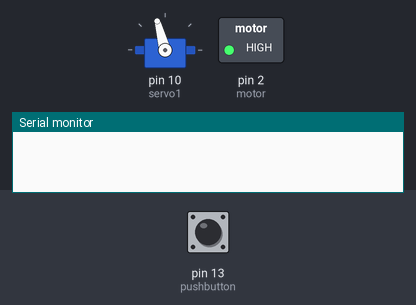
The sketch below on a simulated Arduino Uno, built with avr-gcc and run on an emulated ATmega328P. On the bench: servo, switched loads named in the sketch (green lamp = pin HIGH), the last lines printed to the serial monitor. The test bench sets the inputs (shaded band); at power-on: pin 13 (pushbutton) LOW.

Above: at 1.2 s.
1.3 s: pin 13 (pushbutton) pulled HIGH for 1 s
At 3.2 s:
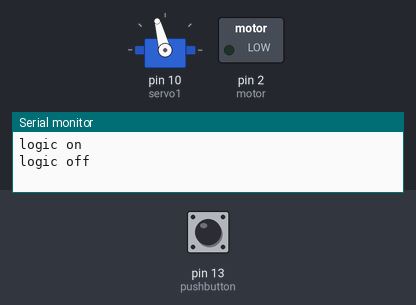
5.3 s: pin 13 (pushbutton) pulled HIGH for 3.2 s
At 9.8 s:
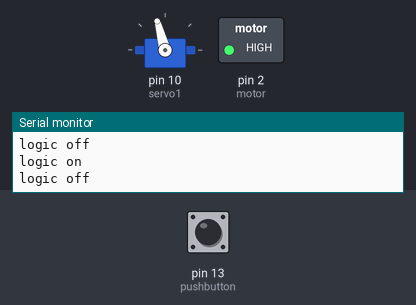
Timing chart, 0 to 11.3 s (numbered marks = the images above; inputs shaded):
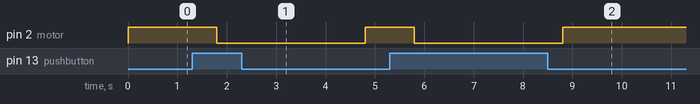

Measured:
- after the input at 1.3 s, pin 2 (motor): HIGH → LOW after 0.50 s, → HIGH 3.0 s later
- after the input at 5.3 s, pin 2 (motor): HIGH → LOW after 0.50 s, → HIGH 3.0 s later

The sketch:

Conveyor1.ino
```cpp
#include <Servo.h>
Servo servo1;
#define trigPin 9
#define echoPin 8

int nilaitombol;
int countertombol=0;
int count = 0;
int jer=0;
int app=0;

void setup() {
  // put your setup code here, to run once:
  pinMode(13,INPUT);//pushbutton
  pinMode(2,OUTPUT);//motor
  pinMode(trigPin,OUTPUT);//trigpin
  pinMode(echoPin,INPUT);//echopin

  servo1.attach(10);

  Serial.begin(9600);
  servo1.write(105);
}

void loop() {
  // put your main code here, to run repeatedly:
  pushbutton();
}

void pushbutton()
{
  digitalWrite(2, HIGH);
  nilaitombol= digitalRead(13);
  if(nilaitombol == 1)
  {
  countertombol++;
  delay(250);
  if(countertombol == 1)
  {
  count=0;
  jer=0;
  app=0;
  digitalWrite(2, HIGH);
  digitalWrite(4, LOW);
  Serial.println("logic on");
//  lcd.clear();
//  lcd.setCursor(0,0);
//  lcd.print("    CONVEYER    ");
//  lcd.setCursor(0,1);
//  lcd.print("       ON");
  }
  else if(countertombol == 2){
  Serial.println("logic off");
  digitalWrite(2, LOW);
  countertombol=0;
//  lcd.clear();
//  lcd.setCursor(0,0);
//  lcd.print("    CONVEYER    ");
//  lcd.setCursor(0,1);
//  lcd.print("      OFF");
  delay(3000);
//  lcd.clear();
//  lcd.setCursor(0,0);
//  lcd.print("  PLEASE  PUSH  ");
//  lcd.setCursor(0,1);
//  lcd.print("  START BUTTON  ");
  }
  }
}
```
